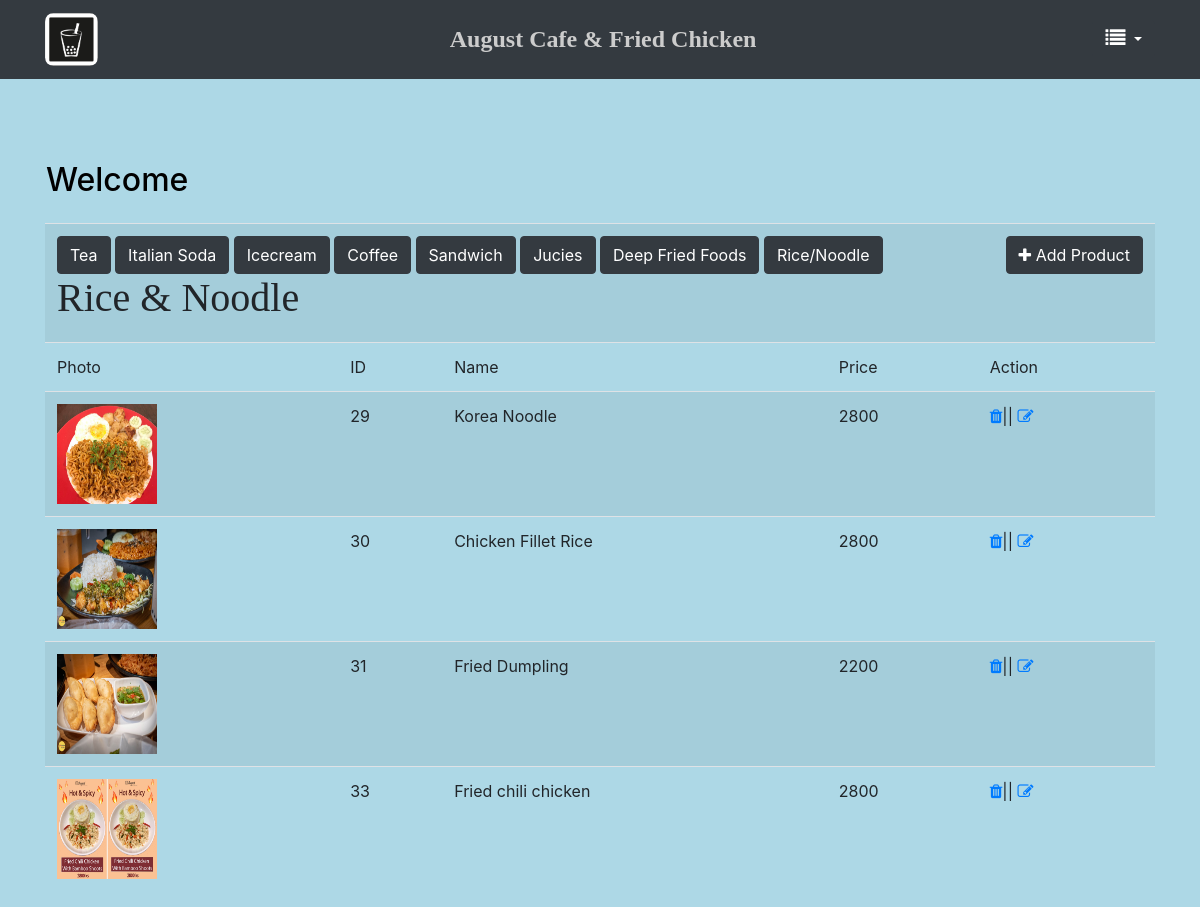
Screenshot of /admin/rice.php with the database file from the repository.
### tables this page shows
CREATE TABLE `menu` (
  `product_id` int(11) NOT NULL,
  `product_name` varchar(30) NOT NULL,
  `cat_id` int(11) NOT NULL,
  `price` int(11) NOT NULL,
  `photo` varchar(225) NOT NULL
);

### admin/rice.php (the view, shortened to what this page needs)
<?php
	include "connect.php";
	?>
<!DOCTYPE html PUBLIC "-//W3C//DTD XHTML 1.0 Transitional//EN" "http://www.w3.org/TR/xhtml1/DTD/xhtml1-transitional.dtd">
<html xmlns="http://www.w3.org/1999/xhtml">
<head>
<link rel="stylesheet" type="text/css" href="style/bootstrap.min.css"/>
<link rel="stylesheet" type="text/css" href="style/icon/css/font-awesome.min.css"/>
<link rel="stylesheet" type="text/css" href="style.css"/>
</head>
<body style="background-color:lightblue">
<?php
	include "header.php"
?>
<div class="container top">
	<div class="row">
    	<div class="col-lg-12 col-md-12 col-sm-12" >
        	    <div class="page-header p-3 ">
    	<div class="row" style="margin-top:1rem">
                	<h2 style="color:black"> Welcome </h2>
        </div>
        </div>
        </div>
    </div>
    	<div class="row">
			<div class="col-md-12">
            	<table class="table table-striped">
                <tr>
                	<td colspan="4" align="left">
                    <a href="tea.php" class="btn btn-dark">Tea</a>
                    <a href="soda.php" class="btn btn-dark">Italian Soda</a>
                    <a href="icecream.php" class="btn btn-dark">Icecream</a>
                     <a href="coffee.php" class="btn btn-dark">Coffee</a>
                    <a href="sandwich.php" class="btn btn-dark">Sandwich</a>
                    <a href="jucies.php" class="btn btn-dark">Jucies</a>
                    <a href="deep.php" class="btn btn-dark">Deep Fried Foods</a>
                    <a href="rice.php" class="btn btn-dark">Rice/Noodle</a>
			<h1 style="font-family:Algerian">Rice & Noodle</h1>
                    </td>
                    <td align="right"><a href="menu.php" class="btn btn-dark"> <span class="fa fa-plus"></span>&nbsp;Add Product</a></td>
                </tr>
  <tr>
    <td>Photo</td>
    <td>ID</td>
    <td>Name</td>
    <td>Price</td>
    <td>Action</td>
  </tr>
  <?php
		$query="select * from menu where cat_id=9 order by product_id ";
		$go_query=mysqli_query($connection,$query);
		while($row=mysqli_fetch_array($go_query))
		{
			$product_id=$row['product_id'];
			$product_name=$row['product_name'];
			$price=$row['price'];
			$photo=$row['photo'];
			echo"<tr>";
			echo"<td><img src='photo/{$photo}'width='100'height='100'></td>";
			echo"<td>{$product_id}</td>";
			echo"<td>{$product_name}</td>";
			echo"<td>{$price}</td>";
			echo"<td><a href='menulist.php?action=delete&p_id={$product_id}'class='fa fa-trash'onclick=\"return confirm('Are You Sure?')\"></a>||
			<a href='edit.php?action=edit&p_id={$product_id}'class='fa fa-edit' ></a></td>";
			echo"</tr>";
		}
  ?>
</table>
            </div>
        </div>
    </div>
</body>
</html>

### admin/style.css (style rules this page uses)
.top { margin-top:50px; }

### rows the page displays
menu: photo (picture), product_id "29", product_name "Korea Noodle", price "2800"
menu: photo (picture), product_id "30", product_name "Chicken Fillet Rice", price "2800"
menu: photo (picture), product_id "31", product_name "Fried Dumpling", price "2200"
menu: photo (picture), product_id "33", product_name "Fried chili chicken", price "2800"
